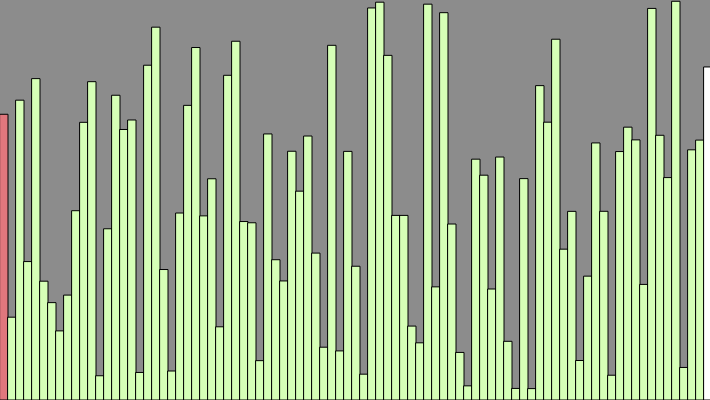
Frame 1 (no input)
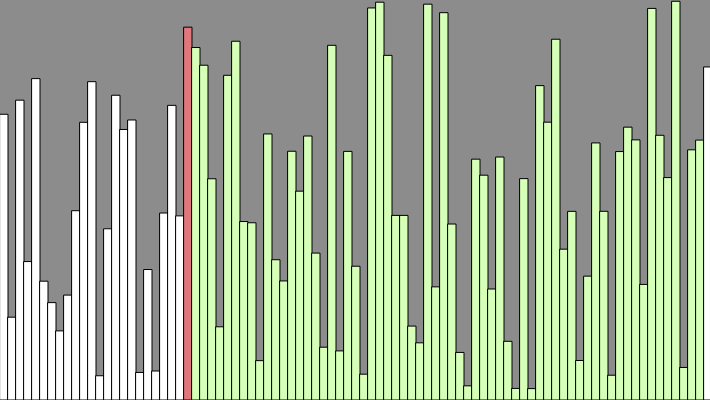
Frame 60 (no input)
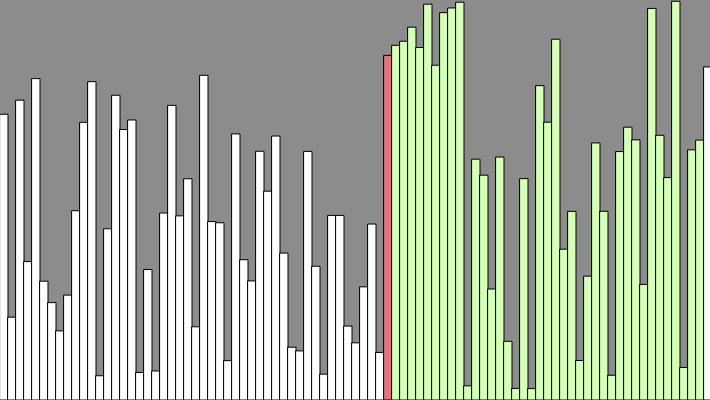
Frame 120 (the mouse pressed at the canvas centre since frame 60)

The p5.js sketch that drew these frames (run headless with seeded random() and noise() and a simulated clock; from frame 60 on, the mouse is pressed at the canvas centre):

// p5.js sketch
// ── sketch.js
// width of each bar is taken as 8.
let values = [];
// The array 'states' helps in identifying the pivot index
// at every step, and also the subarray which is being sorted
// at any given time.
let states = [];

// The setup() function is called once when the program
// starts. Here, we fill the array 'values' with random values
// and the array 'states' with a value of -1 for each position.
function setup() {
  createCanvas(710, 400);
  for (let i = 0; i < width / 8; i++) {
    values.push(random(height));
    states.push(-1);
  }
  quickSort(0, values.length - 1);
}

// The statements in draw() function are executed continuously
// until the program is stopped. Each statement is executed
// sequentially and after the last line is read, the first
// line is executed again.
function draw() {
  background(140);
  for (let i = 0; i < values.length; i++) {
    // color coding
    if (states[i] == 0) {
      // color for the bar at the pivot index
      fill('#E0777D');
    } else if (states[i] == 1) {
      // color for the bars being sorted currently
      fill('#D6FFB7');
    } else {
      fill(255);
    }
    rect(i * 8, height - values[i], 8, values[i]);
  }
}

async function quickSort(start, end) {
  if (start > end) {
    // Nothing to sort!
    return;
  }
  // partition() returns the index of the pivot element.
  // Once partition() is executed, all elements to the
  // left of the pivot element are smaller than it and
  // all elements to its right are larger than it.
  let index = await partition(start, end);
  // restore original state
  states[index] = -1;
  await Promise.all([quickSort(start, index - 1), quickSort(index + 1, end)]);
}

// We have chosen the element at the last index as
// the pivot element, but we could've made different
// choices, e.g. take the first element as pivot.
async function partition(start, end) {
  for (let i = start; i < end; i++) {
    // identify the elements being considered currently
    states[i] = 1;
  }
  // Quicksort algorithm
  let pivotIndex = start;
  // make pivot index distinct
  states[pivotIndex] = 0;
  let pivotElement = values[end];
  for (let i = start; i < end; i++) {
    if (values[i] < pivotElement) {
      await swap(i, pivotIndex);
      states[pivotIndex] = -1;
      pivotIndex++;
      states[pivotIndex] = 0;
    }
  }
  await swap(end, pivotIndex);
  for (let i = start; i < end; i++) {
    // restore original state
    if (i != pivotIndex) {
      states[i] = -1;
    }
  }
  return pivotIndex;
}

// swaps elements of 'values' at indices 'i' and 'j'
async function swap(i, j) {
  // adjust the pace of the simulation by changing the
  // value
  await sleep(25);
  let temp = values[i];
  values[i] = values[j];
  values[j] = temp;
}

// custom helper function to deliberately slow down
// the sorting process and make visualization easy
function sleep(ms) {
  return new Promise(resolve => setTimeout(resolve, ms));
}
